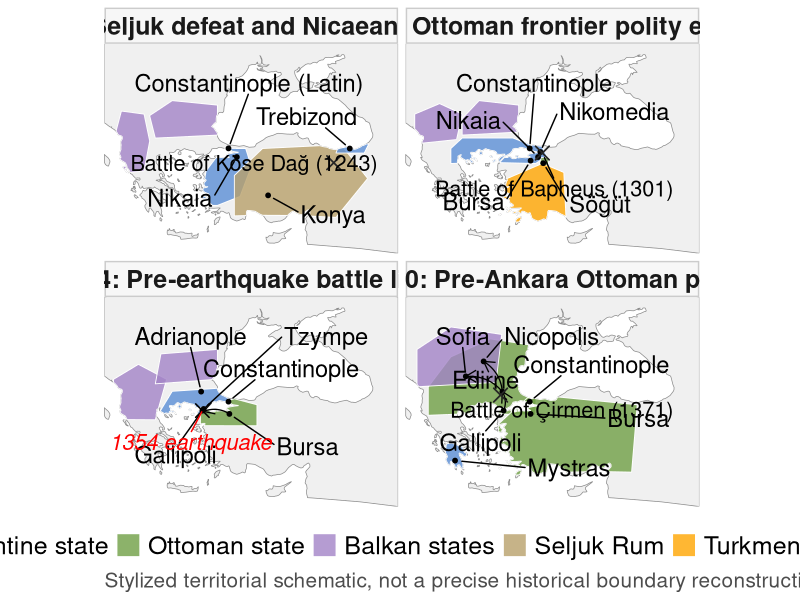
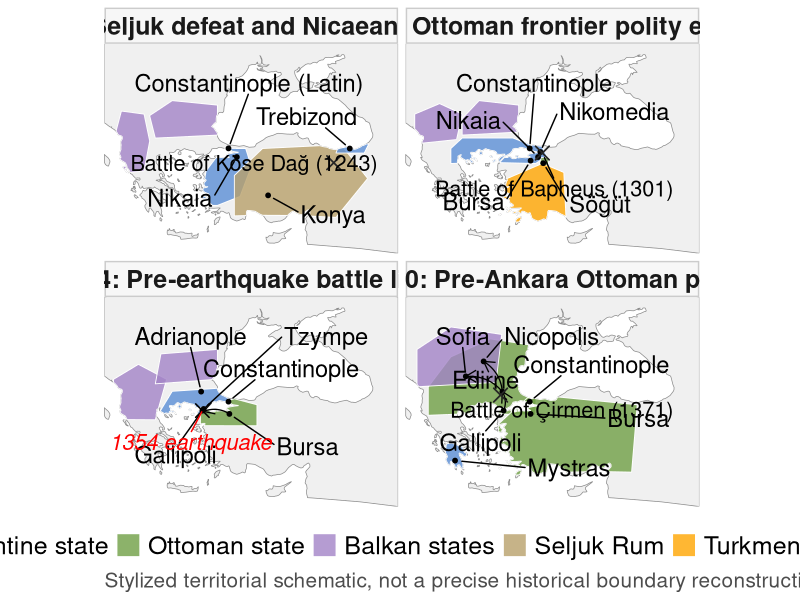
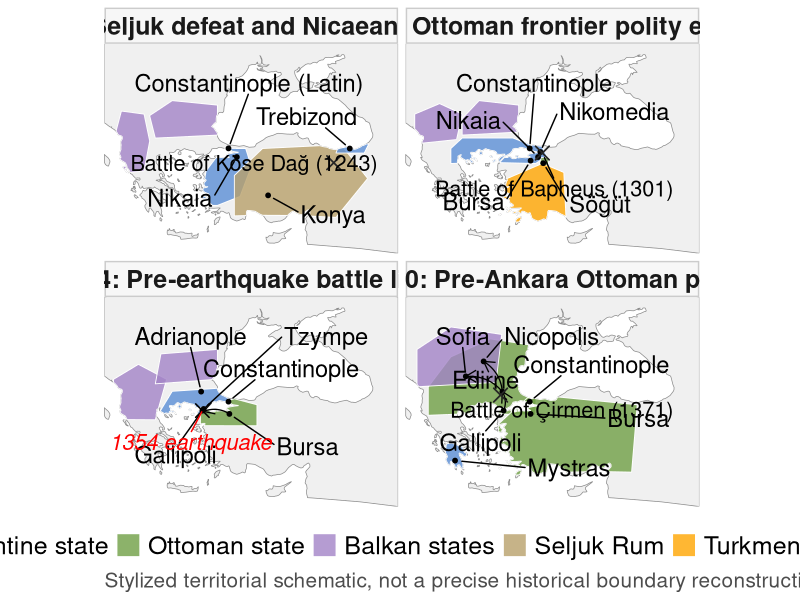

Write the R code that produced these figures, in order.
# ============================================================
# Stylized Ottoman-Byzantine territorial map, 1243-1400
# 2x2 panel figure for Gallipoli earthquake case
# REVISED v3: historical-accuracy fixes
#   - Köse Dağ now a battle marker, not a city
#   - Empire of Trebizond added as a polygon in panel a
#   - Battle of Bapheus (1301) marker added to panel b
#   - Battle of Çirmen (1371) marker added to panel d
# ============================================================
library(sf)
library(ggplot2)
library(dplyr)
library(tibble)
library(ggrepel)
library(rnaturalearth)
library(rnaturalearthdata)

# ------------------------------------------------------------
# Basemap: single land mass (no internal modern borders)
# ------------------------------------------------------------
world <- ne_countries(scale = "medium", returnclass = "sf")
map_window <- st_as_sfc(
  st_bbox(
    c(xmin = 18, xmax = 44, ymin = 34, ymax = 48),
    crs = st_crs(4326)
  )
)
world_crop <- st_crop(world, map_window)
land_mask  <- st_make_valid(st_union(world_crop))   # one polygon, no inner borders

# ------------------------------------------------------------
# Period labels
period_1243 <- "1243: Seljuk defeat and Nicaean retreat"
period_1300 <- "c. 1300: Ottoman frontier polity emerges"
period_1352 <- "1354: Pre-earthquake battle lines"
period_1400 <- "1400: Pre-Ankara Ottoman peak"

# ------------------------------------------------------------
# Approximate territorial polygons
# Consolidated polity labels (5 categories instead of 13)
# ------------------------------------------------------------
territories <- st_sf(
  period = c(
    period_1243, period_1243, period_1243, period_1243, period_1243,
    period_1300, period_1300, period_1300, period_1300, period_1300,
    period_1352, period_1352, period_1352, period_1352,
    period_1400, period_1400, period_1400, period_1400, period_1400
  ),
  polity = c(
    "Byzantine state", "Seljuk Rum", "Byzantine state", "Balkan states", "Balkan states",
    "Byzantine state", "Ottoman state", "Turkmen / beyliks", "Balkan states", "Balkan states",
    "Byzantine state", "Ottoman state", "Balkan states", "Balkan states",
    "Byzantine state", "Byzantine state",
    "Ottoman state", "Ottoman state", "Balkan states"
  ),
  geometry = st_sfc(
    
    # --- 1243 Empire of Nicaea (NW Anatolia) ---
    st_polygon(list(matrix(c(
      26.5, 37.2,
      27.0, 39.5,
      28.5, 41.0,
      30.5, 41.0,
      31.0, 39.8,
      30.0, 37.8,
      28.0, 37.2,
      26.5, 37.2
    ), ncol = 2, byrow = TRUE))),
    
    # --- 1243 Seljuk Rum ---
    st_polygon(list(matrix(c(
      29.5, 36.5,
      38.5, 36.4,
      41.3, 39.0,
      39.0, 41.2,
      32.0, 41.0,
      29.5, 39.2,
      29.5, 36.5
    ), ncol = 2, byrow = TRUE))),
    
    # --- 1243 Empire of Trebizond (SE Black Sea coast) ---
    # Komnenian successor state, founded 1204; coloured as Byzantine
    st_polygon(list(matrix(c(
      38.5, 40.7,
      41.0, 40.7,
      41.4, 41.3,
      38.8, 41.3,
      38.5, 40.7
    ), ncol = 2, byrow = TRUE))),

    # --- 1243 Second Bulgarian Empire (dominant Balkan power under Ivan Asen II) ---
    st_polygon(list(matrix(c(
      22.5, 41.7,
      28.0, 41.9,
      28.0, 43.9,
      24.0, 44.2,
      22.0, 43.2,
      22.5, 41.7
    ), ncol = 2, byrow = TRUE))),

    # --- 1243 Western Balkan states (Serbia, Epirus / Thessalonica) ---
    st_polygon(list(matrix(c(
      19.0, 39.3,
      21.5, 39.5,
      22.0, 41.5,
      21.5, 43.3,
      19.5, 43.5,
      18.8, 41.5,
      19.0, 39.3
    ), ncol = 2, byrow = TRUE))),

    # --- 1300 Byzantine Empire (incl. Bithynia) ---
    st_polygon(list(matrix(c(
      22.0, 40.0,
      29.5, 40.0,
      30.5, 40.5,
      30.0, 41.2,
      28.5, 41.4,
      27.5, 41.7,
      23.0, 41.7,
      22.0, 41.0,
      22.0, 40.0
    ), ncol = 2, byrow = TRUE))),
    
    # --- 1300 Ottoman beylik (tight around Sogut/Bilecik) ---
    st_polygon(list(matrix(c(
      29.8, 39.8,
      30.6, 39.8,
      30.7, 40.4,
      30.0, 40.4,
      29.8, 39.8
    ), ncol = 2, byrow = TRUE))),
    
    # --- 1300 Other Anatolian beyliks ---
    st_polygon(list(matrix(c(
      26.0, 36.0,
      32.2, 36.2,
      32.0, 39.4,
      30.1, 40.0,
      27.0, 39.0,
      26.0, 36.0
    ), ncol = 2, byrow = TRUE))),

    # --- 1300 Second Bulgarian Empire (NE Balkans) ---
    st_polygon(list(matrix(c(
      23.0, 41.9,
      28.0, 42.1,
      28.0, 43.9,
      24.5, 44.2,
      23.0, 43.0,
      23.0, 41.9
    ), ncol = 2, byrow = TRUE))),

    # --- 1300 Kingdom of Serbia (NW Balkans, under Milutin) ---
    st_polygon(list(matrix(c(
      18.8, 41.3,
      22.5, 41.6,
      23.0, 43.3,
      21.0, 44.0,
      18.8, 43.3,
      18.8, 41.3
    ), ncol = 2, byrow = TRUE))),
    
    # --- 1352 Byzantine Empire ---
    st_polygon(list(matrix(c(
      22.8, 40.2,
      27.3, 40.1,
      29.1, 41.1,
      28.0, 41.9,
      24.0, 41.7,
      22.8, 40.2
    ), ncol = 2, byrow = TRUE))),
    
    # --- 1352 Ottoman polity ---
    st_polygon(list(matrix(c(
      26.5, 39.4,
      31.5, 39.4,
      31.5, 40.8,
      29.5, 41.2,
      26.5, 40.5,
      26.5, 39.4
    ), ncol = 2, byrow = TRUE))),
    
    # --- 1352 Serbian Empire (Dusan) ---
    st_polygon(list(matrix(c(
      18.8, 39.8,
      22.5, 39.8,
      23.5, 42.5,
      21.0, 43.5,
      18.8, 42.5,
      18.8, 39.8
    ), ncol = 2, byrow = TRUE))),
    
    # --- 1352 Bulgarian Empire (Ivan Alexander) ---
    # Southern frontier raised to sit clearly north of Byzantine
    # Adrianople (lat 41.68); Adrianople stays Byzantine until the
    # Ottoman capture, c.1361-69.
    st_polygon(list(matrix(c(
      22.5, 42.2,
      28.0, 42.5,
      28.0, 44.5,
      23.0, 44.2,
      22.5, 42.2
    ), ncol = 2, byrow = TRUE))),
    
    # --- 1400 Byzantine remnants (Constantinople area) ---
    st_polygon(list(matrix(c(
      28.55, 40.75,
      29.25, 40.75,
      29.25, 41.20,
      28.55, 41.20,
      28.55, 40.75
    ), ncol = 2, byrow = TRUE))),

    # --- 1400 Despotate of Morea (Byzantine — Peloponnese) ---
    st_polygon(list(matrix(c(
      21.4, 36.7,
      23.2, 36.5,
      23.4, 37.5,
      22.8, 38.3,
      21.6, 38.2,
      21.4, 36.7
    ), ncol = 2, byrow = TRUE))),

    # --- 1400 Ottoman Empire: Balkans / Thrace ---
    st_polygon(list(matrix(c(
      20.0, 40.1,
      29.5, 40.1,
      29.7, 44.7,
      25.5, 45.2,
      22.0, 44.0,
      20.0, 42.0,
      20.0, 40.1
    ), ncol = 2, byrow = TRUE))),
    
    # --- 1400 Ottoman Empire: Anatolia ---
    st_polygon(list(matrix(c(
      26.2, 36.0,
      38.0, 36.3,
      38.5, 40.8,
      29.0, 41.4,
      26.2, 39.5,
      26.2, 36.0
    ), ncol = 2, byrow = TRUE))),
    
    # --- 1400 Balkan vassal / influence zone ---
    st_polygon(list(matrix(c(
      19.0, 42.0,
      26.0, 42.3,
      26.5, 45.5,
      22.0, 46.0,
      19.0, 44.5,
      19.0, 42.0
    ), ncol = 2, byrow = TRUE))),
    
    crs = 4326
  )
)

# Clip territories to land mass (no polygons over water)
territories <- st_make_valid(territories)
territories_land <- suppressWarnings(
  st_intersection(territories, land_mask)
)

# Force panel ordering
territories_land$period <- factor(
  territories_land$period,
  levels = c(period_1243, period_1300, period_1352, period_1400)
)

# ------------------------------------------------------------
# Hubs (cities)
# ------------------------------------------------------------
hubs <- tibble(
  period = c(
    period_1243, period_1243, period_1243, period_1243,
    period_1300, period_1300, period_1300, period_1300, period_1300,
    period_1352, period_1352, period_1352, period_1352, period_1352,
    period_1400, period_1400, period_1400, period_1400, period_1400,
    period_1400, period_1400
  ),
  hub = c(
    "Constantinople (Latin)", "Nikaia", "Konya", "Trebizond",
    "Constantinople", "Bursa", "Nikaia", "Nikomedia", "Söğüt",
    "Constantinople", "Gallipoli", "Tzympe", "Bursa", "Adrianople",
    "Constantinople", "Gallipoli", "Edirne", "Sofia", "Nicopolis",
    "Bursa", "Mystras"
  ),
  lon = c(
    28.98, 29.72, 32.49, 39.72,
    28.98, 29.06, 29.72, 29.92, 30.18,
    28.98, 26.67, 26.78, 29.06, 26.56,
    28.98, 26.67, 26.56, 23.32, 24.90,
    29.06, 22.37
  ),
  lat = c(
    41.01, 40.43, 37.87, 41.00,
    41.01, 40.19, 40.43, 40.77, 40.02,
    41.01, 40.41, 40.52, 40.19, 41.68,
    41.01, 40.41, 41.68, 42.70, 43.70,
    40.19, 37.07
  )
)
hubs$period <- factor(
  hubs$period,
  levels = c(period_1243, period_1300, period_1352, period_1400)
)

# ------------------------------------------------------------
# Battle markers (separate from cities; rendered with an X glyph)
#   - Köse Dağ 1243: Mongol defeat of Seljuks
#   - Bapheus 1301: first major Ottoman victory over Byzantines
#   - Çirmen (Maritsa) 1371: Serbian collapse, Balkan vassalage
# ------------------------------------------------------------
battles <- tibble(
  period = c(period_1243, period_1300, period_1400),
  battle = c("Battle of Köse Dağ (1243)",
             "Battle of Bapheus (1301)",
             "Battle of Çirmen (1371)"),
  # Markers sit at the true (approximate) battle sites; label overlap is
  # handled by geom_text_repel, not by displacing the points:
  #   Köse Dağ  ~ near Suşehri (E Anatolia)
  #   Bapheus   ~ on the plain near Nicomedia (İzmit)
  #   Çirmen    ~ Chernomen/Ormenio on the Maritsa, SW of Edirne
  lon = c(38.30, 30.10, 26.40),
  lat = c(40.05, 40.70, 41.45)
)
battles$period <- factor(
  battles$period,
  levels = c(period_1243, period_1300, period_1352, period_1400)
)

# ------------------------------------------------------------
# Earthquake marker (1352 panel only)
# ------------------------------------------------------------
earthquake_marker <- tibble(
  period = period_1352,
  lon = 26.67,
  lat = 40.41,
  label = "1354 earthquake"
)
earthquake_marker$period <- factor(
  earthquake_marker$period,
  levels = c(period_1243, period_1300, period_1352, period_1400)
)

# ------------------------------------------------------------
# Ottoman expansion arrows
# ------------------------------------------------------------
expansion_arrows <- tibble(
  period = c(
    period_1352,
    period_1400,
    period_1400,
    period_1400
  ),
  x    = c(29.05, 26.67, 26.56, 26.56),
  y    = c(40.20, 40.41, 41.68, 41.68),
  xend = c(26.78, 26.56, 23.32, 24.90),
  yend = c(40.36, 41.68, 42.70, 43.70),
  label = c(
    "Bridgehead near Gallipoli",
    "Move into Thrace",
    "Expansion toward Bulgaria",
    "Expansion toward Danube"
  )
)
expansion_arrows$period <- factor(
  expansion_arrows$period,
  levels = c(period_1243, period_1300, period_1352, period_1400)
)

# ------------------------------------------------------------
# Plot
# ------------------------------------------------------------
p <- ggplot() +
  # land mass — coastline only, no modern country borders
  geom_sf(
    data = land_mask,
    fill = "grey94",
    color = "grey55",
    linewidth = 0.25
  ) +
  # territorial polygons (already clipped to land)
  geom_sf(
    data = territories_land,
    aes(fill = polity),
    color = "white",
    linewidth = 0.3,
    alpha = 0.80
  ) +
  geom_curve(
    data = expansion_arrows,
    aes(x = x, y = y, xend = xend, yend = yend),
    curvature = 0.25,
    linewidth = 0.45,
    arrow = arrow(length = unit(0.12, "inches")),
    inherit.aes = FALSE
  ) +
  geom_point(
    data = hubs,
    aes(x = lon, y = lat),
    size = 1.3,
    inherit.aes = FALSE
  ) +
  geom_text_repel(
    data = hubs,
    aes(x = lon, y = lat, label = hub),
    size = 6,   # [2026-11-10] larger so labels are legible at print width (was 4.5)
    min.segment.length = 0,
    segment.linewidth = 0.2,
    box.padding = 1.5,
    point.padding = 0.5,
    force = 9,
    force_pull = 0.3,
    max.overlaps = 40,
    max.iter = 8000,
    seed = 123,
    inherit.aes = FALSE
  ) +
  # earthquake marker on the 1352 panel
  geom_point(
    data = earthquake_marker,
    aes(x = lon, y = lat),
    shape = 4, size = 4, color = "black", stroke = 0.8,
    inherit.aes = FALSE
  ) +
  geom_text_repel(
    data = earthquake_marker,
    aes(x = lon, y = lat, label = label),
    size = 5.5, color = "red", fontface = "italic",
    nudge_y = -2.1, nudge_x = -2.25,
    segment.color = "red", segment.linewidth = 0.3,
    inherit.aes = FALSE
  ) +
  # battle markers: X glyph + italic label
  geom_point(
    data = battles,
    aes(x = lon, y = lat),
    shape = 4, size = 4, color = "grey15", stroke = 0.9,
    inherit.aes = FALSE
  ) +
  geom_text_repel(
    data = battles,
    aes(x = lon, y = lat, label = battle),
    size = 5.5,   # [2026-11-10] was 4.25 color = "grey15", fontface = "italic",
    min.segment.length = 0,
    segment.linewidth = 0.2,
    box.padding = 1.3,
    point.padding = 0.5,
    force = 8,
    force_pull = 0.3,
    max.overlaps = 40,
    max.iter = 8000,
    seed = 1235,
    inherit.aes = FALSE
  ) +
  facet_wrap(~ period, ncol = 2) +
  coord_sf(
    xlim = c(18, 44),
    ylim = c(34, 48),
    expand = FALSE
  ) +
  scale_fill_manual(
    values = c(
      "Byzantine state"    = "#5B8FD6",
      "Ottoman state"      = "#6F9F45",
      "Seljuk Rum"         = "#B8A06A",
      "Turkmen / beyliks"  = "orange",
      "Balkan states"      = "#A283C6"
    ),
    breaks = c(
      "Byzantine state",
      "Ottoman state",
      "Balkan states",
      "Seljuk Rum",
      "Turkmen / beyliks"
    )
  ) +
  labs(
    #title = "Ottoman Expansion and Byzantine Retrenchment around the Gallipoli Earthquake",
    #subtitle = "Stylized territorial schematic, not a precise historical boundary reconstruction",
    fill = NULL,
    x = NULL,
    y = NULL,
    caption = paste(
      "Stylized territorial schematic, not a precise historical boundary reconstruction",
      sep = " "
    )
  ) +
  theme_classic(base_size = 11) +
  theme(
    legend.position = "bottom",
    legend.text = element_text(size = 18),
    strip.text = element_text(face = "bold", size = 18),
    strip.background = element_rect(fill = "grey97", color = "grey80"),
    plot.title = element_text(face = "bold", size = 24),
    plot.caption = element_text(size = 15, hjust = 0, color = "grey30"),
    panel.background = element_rect(fill = "white", color = NA),
    panel.grid = element_blank(),
    axis.text = element_blank(),
    axis.ticks = element_blank(),
    axis.line = element_blank(),
    legend.title = element_text(size = 12)
  )

print(p)

# [2026-11-10] The base pdf() device cannot draw Turkish characters (Köse Dağ, Söğüt) and turns hyphens into minus
# signs, so the manuscript now uses the PNG. The PDF uses cairo when it loads (needs XQuartz on macOS).
ggsave(
  filename = "results/main/ottoman_byzantine_four_panel_map.png",
  plot = p,
  width = 14, height = 11, dpi = 400   # was 800; 400 dpi is ample at print width and keeps the file small
)
PDF_DEV <- tryCatch({ tf <- tempfile(fileext = ".pdf"); grDevices::cairo_pdf(tf); grDevices::dev.off(); unlink(tf); grDevices::cairo_pdf },
                    warning = function(w) grDevices::pdf, error = function(e) grDevices::pdf)
ggsave(
  filename = "results/main/ottoman_byzantine_four_panel_map.pdf",
  plot = p,
  width = 14, height = 12, device = PDF_DEV
)
